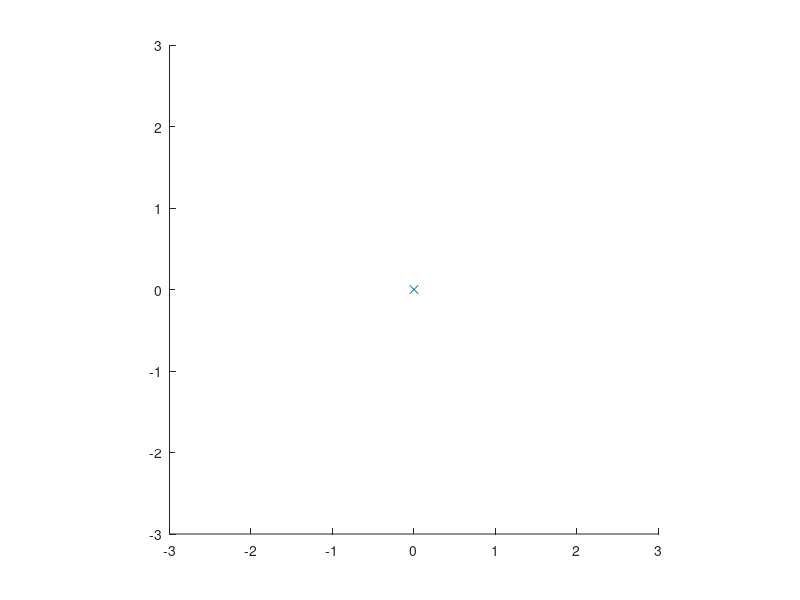

The MATLAB script that drew this image: (Note: this script raises an error after producing the figure.)
clear
% Set function that will be solved to get solutions of positions
p_func=@doubleP;

% Set class parameters
horizon = 0.05;
cur_time = 0.0025;
mean_control = [0;0];
jj = 1; kk = 1;
nens = 20;

% Set parameters
l1 = 1.5;
l2 = 1.5;
m1 = 1;
m2 = 1;
params = [m1; l1; m2; l2];
mean_state = [pi/2*rand; pi/2*rand; 0; 0];
x0 =  [mean_state; mean_control; params];
state_ens = zeros(4,nens);

%Set Up Plot (and initial movment before control starts)
hold on; plot(0,0,'x');axis([-3 3 -3 3]);axis('square');hold off;
[t,x] = ode45(@doubleP,[0 cur_time],x0);
dt = t(2:end) - t(1:end-1);
dt = [dt; dt(end)];
for i = length(t):length(t)
    th1 = x(i,1)-pi/2; th2 = x(i,2)-pi/2;
    pts = [0 0; ...
        l1*cos(th1) l1*sin(th1);...
        l1*cos(th1)+l2*cos(th2) l1*sin(th1)+l2*sin(th2)];
    plot(0,0,'x');axis([-3 3 -3 3]);axis('square');
    line(pts(:,1), pts(:,2),'LineWidth',3);
        title('Ensemble Control','FontSize',14);
    drawnow;
    pause(dt(i));
end

mean_state = x(end, 1:4)';
x0 = [mean_state;mean_control;params];

while(1)
    if (rem(jj,200)==1 || norm(mean(goal_error,2))<0.05)
        jj=1;
        [xm,ym]=ginput(1);
        target = [xm; ym];
        %Create EnsControl instance for each goal
        p_sim = EnsControl;
        p_sim.target_ens = target;
        p_sim.horizon = horizon;
        p_sim.control_mean = mean_control;
        p_sim.state_fnc = p_func;
        p_sim.params = params;
    end
    jj = jj+1;
    
    p_sim.control_ens = p_sim.control_mean + randn(2,nens);
    state_ens = p_sim.Forecast(mean_state, nens, state_ens, p_sim.control_ens);
    p_sim.pred_ens = p_sim.ObsOperator(state_ens);
    p_sim.control_mean = p_sim.calc_update();
    
    % Plot each time step

    if(rem(jj,10) == 1)
        plot(target(1), target(2));
        hold on;
        plot(target(1),  target(2), 'ko');
        plot(p_sim.pred_ens(1,:), p_sim.pred_ens(2,:), 'bx');
        hold off;
    end
    
    th1 = mean_state(1)-pi/2; th2 = mean_state(2)-pi/2;
    pts = [0 0; ...
        l1*cos(th1) l1*sin(th1);...
        l1*cos(th1)+l2*cos(th2) l1*sin(th1)+l2*sin(th2)];

    hold on; plot(0,0,'x');axis([-3 3 -3 3]);axis('square');hold off;
    line(pts(:,1), pts(:,2),'LineWidth',3);
    title('Ensemble Control','FontSize',14);
    
    drawnow;
    
    x0 = [mean_state; p_sim.control_mean; params];
    [~,x] = ode45(@doubleP,[0 cur_time],x0);
    x(:,1:2) = atan2(sin(x(:,1:2)),cos(x(:,1:2)));          
    mean_state = x(end,1:4)';
    cur_loc = p_sim.ObsOperator(mean_state);
    goal_error = target - cur_loc;
    
end

